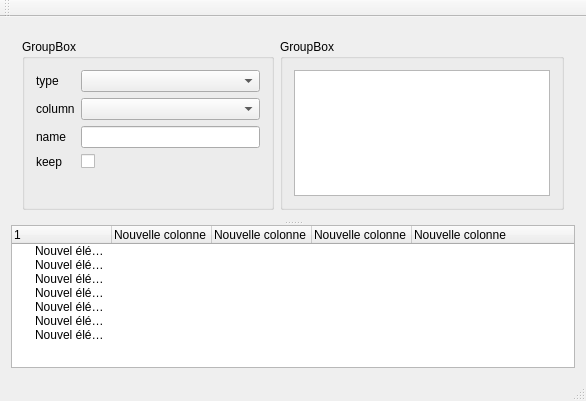
<?xml version="1.0" encoding="UTF-8"?>
<ui version="4.0">
 <class>MainWindow</class>
 <widget class="QMainWindow" name="MainWindow">
  <property name="geometry">
   <rect>
    <x>0</x>
    <y>0</y>
    <width>586</width>
    <height>401</height>
   </rect>
  </property>
  <property name="windowTitle">
   <string>MainWindow</string>
  </property>
  <widget class="QWidget" name="centralWidget">
   <layout class="QHBoxLayout" name="horizontalLayout_2">
    <item>
     <widget class="QSplitter" name="splitter">
      <property name="orientation">
       <enum>Qt::Vertical</enum>
      </property>
      <widget class="QWidget" name="">
       <layout class="QHBoxLayout" name="horizontalLayout">
        <item>
         <widget class="QGroupBox" name="groupBox">
          <property name="title">
           <string>GroupBox</string>
          </property>
          <layout class="QVBoxLayout" name="verticalLayout">
           <item>
            <layout class="QFormLayout" name="formLayout">
             <item row="0" column="0">
              <widget class="QLabel" name="typeLabel">
               <property name="text">
                <string>type</string>
               </property>
              </widget>
             </item>
             <item row="0" column="1">
              <widget class="QComboBox" name="typeComboBox"/>
             </item>
             <item row="1" column="0">
              <widget class="QLabel" name="columnLabel">
               <property name="text">
                <string>column</string>
               </property>
              </widget>
             </item>
             <item row="1" column="1">
              <widget class="QComboBox" name="columnComboBox"/>
             </item>
             <item row="2" column="0">
              <widget class="QLabel" name="nameLabel">
               <property name="text">
                <string>name</string>
               </property>
              </widget>
             </item>
             <item row="2" column="1">
              <widget class="QLineEdit" name="nameLineEdit"/>
             </item>
             <item row="3" column="0">
              <widget class="QLabel" name="keepLabel">
               <property name="text">
                <string>keep</string>
               </property>
              </widget>
             </item>
             <item row="3" column="1">
              <widget class="QCheckBox" name="keepCheckBox"/>
             </item>
            </layout>
           </item>
          </layout>
         </widget>
        </item>
        <item>
         <widget class="QGroupBox" name="groupBox_2">
          <property name="title">
           <string>GroupBox</string>
          </property>
          <layout class="QVBoxLayout" name="verticalLayout_2">
           <item>
            <widget class="QPlainTextEdit" name="plainTextEdit"/>
           </item>
          </layout>
         </widget>
        </item>
       </layout>
      </widget>
      <widget class="QTreeWidget" name="treeWidget">
       <column>
        <property name="text">
         <string>1</string>
        </property>
       </column>
       <column>
        <property name="text">
         <string>Nouvelle colonne</string>
        </property>
       </column>
       <column>
        <property name="text">
         <string>Nouvelle colonne</string>
        </property>
       </column>
       <column>
        <property name="text">
         <string>Nouvelle colonne</string>
        </property>
       </column>
       <column>
        <property name="text">
         <string>Nouvelle colonne</string>
        </property>
       </column>
       <item>
        <property name="text">
         <string>Nouvel élément</string>
        </property>
       </item>
       <item>
        <property name="text">
         <string>Nouvel élément</string>
        </property>
       </item>
       <item>
        <property name="text">
         <string>Nouvel élément</string>
        </property>
       </item>
       <item>
        <property name="text">
         <string>Nouvel élément</string>
        </property>
       </item>
       <item>
        <property name="text">
         <string>Nouvel élément</string>
        </property>
       </item>
       <item>
        <property name="text">
         <string>Nouvel élément</string>
        </property>
       </item>
       <item>
        <property name="text">
         <string>Nouvel élément</string>
        </property>
       </item>
      </widget>
     </widget>
    </item>
   </layout>
  </widget>
  <widget class="QMenuBar" name="menuBar">
   <property name="geometry">
    <rect>
     <x>0</x>
     <y>0</y>
     <width>586</width>
     <height>20</height>
    </rect>
   </property>
  </widget>
  <widget class="QToolBar" name="mainToolBar">
   <attribute name="toolBarArea">
    <enum>TopToolBarArea</enum>
   </attribute>
   <attribute name="toolBarBreak">
    <bool>false</bool>
   </attribute>
  </widget>
  <widget class="QStatusBar" name="statusBar"/>
 </widget>
 <layoutdefault spacing="6" margin="11"/>
 <resources/>
 <connections/>
</ui>
